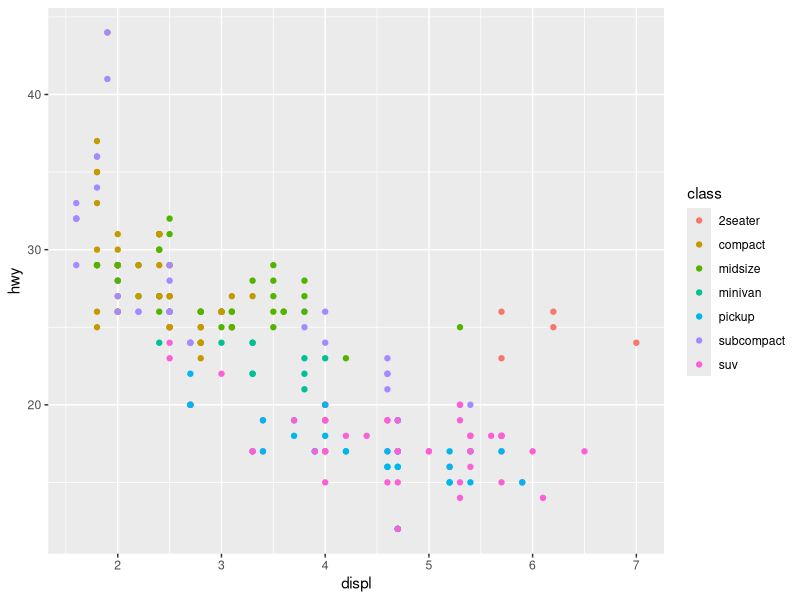
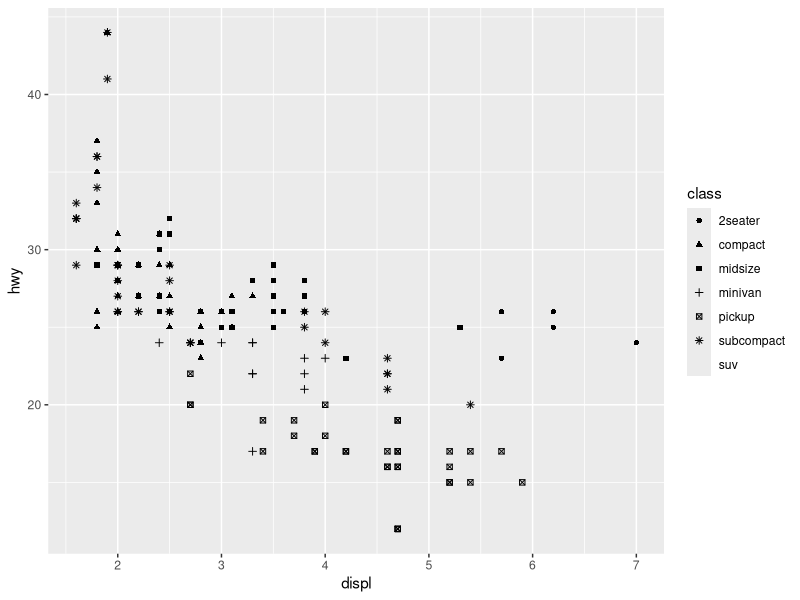
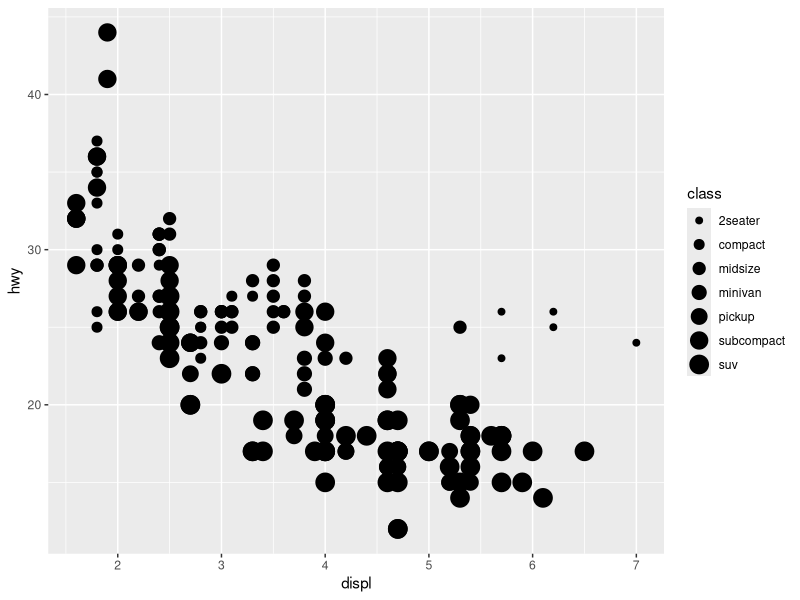
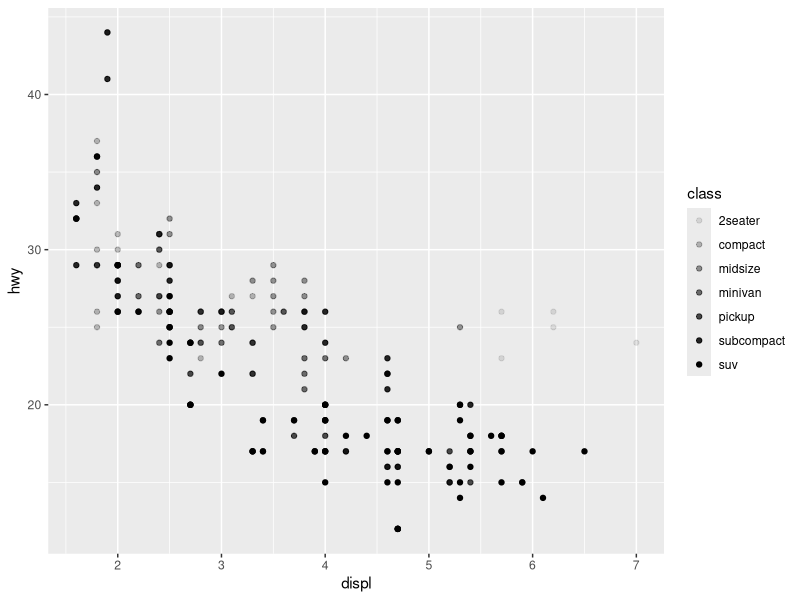
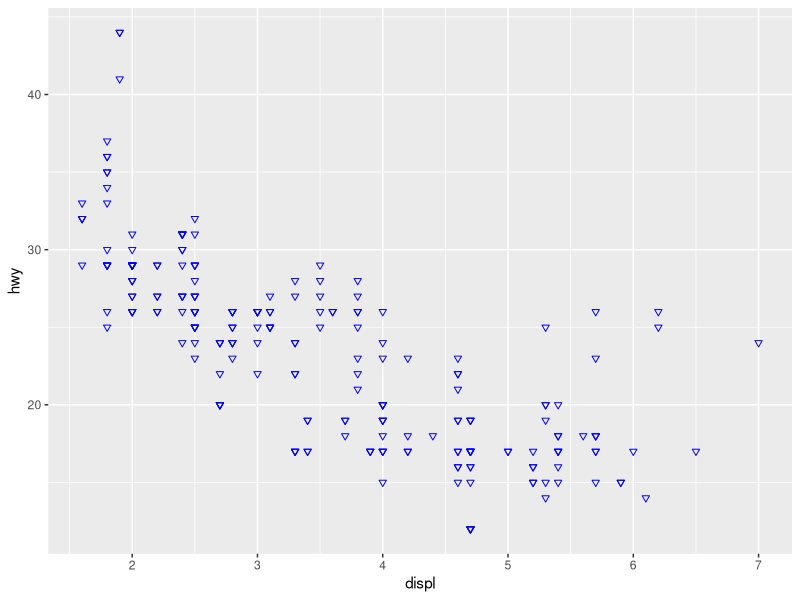

These figures' R source, in order:
library(tidyverse)
mpg
mpg |> 
  ggplot(aes(x = displ, y = hwy, color = class)) +
  geom_point()

mpg |> 
  ggplot(aes(x = displ, y = hwy, shape = class)) +
  geom_point()

mpg |> 
  ggplot(aes(x = displ, y = hwy, size = class)) +
  geom_point()

mpg |> 
  ggplot(aes(x = displ, y = hwy, alpha = class)) +
  geom_point()

mpg |> 
  ggplot(aes(x = displ, y = hwy)) +
  geom_point(color = "blue", shape = 25)
